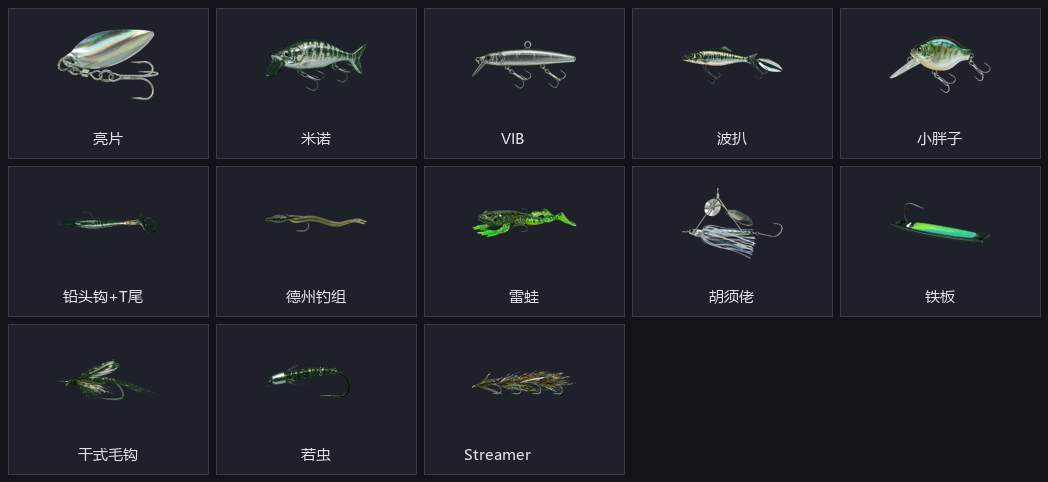
#> input picture tools/lure-preview.png, 1048 x 482 px
$ python -i process-ailure.py   (imports and definitions only)
#> lines starting #> are read from the running program, lines starting #| are printed output that depends on the picture; after the words box and inside, x2 and y2 are one past the last pixel; in counts of white or black regions, pixels touching at a corner belong together
# -*- coding: utf-8 -*-
"""处理 AI 生成的路亚假饵图：抹水印 → 品红底抠图 → 去镶边 → 连通域过滤 → 居中缩放。

用法：项目根目录执行  python tools/process-ailure.py
依赖：pillow numpy scipy
"""
from PIL import Image, ImageDraw
import numpy as np
from scipy import ndimage
import os
import glob

SRC = "tools/ai-lure"
OUT = "images/lure"
CANVAS = (200, 200)
PAD_RATIO = 0.04
BAND_RATIO = 0.055
T0, T1 = 60, 150   # 品红底：色距拉得开，阈值可以开大，抠得干净

# 生成图文件名 → 输出拼音名
MAP = [
    ("亮片", "liangpian"), ("米诺", "minuo"), ("VIB", "vib"), ("波扒", "bopa"),
    ("小胖子", "crank"), ("铅头钩", "qiantougou"), ("德州", "dezhou"),
    ("雷蛙", "leizao"), ("胡须佬", "huxulao"), ("铁板", "tieban"),
    ("干式毛钩", "ganshi"), ("若虫", "ruochong"), ("streamer", "streamer"),
]


def sample_bg(im):
    arr = np.asarray(im.convert("RGB")).astype(np.float32)
    w, h = im.size
    pts = np.array([arr[3, 3], arr[3, w - 4], arr[h - 4, 3], arr[h - 4, w - 4]])
    return np.median(pts, axis=0)


def process(src, dst):
#> called with src = 'lure-preview.png', dst = 'out.png'
    im = Image.open(src).convert("RGBA")
    w, h = im.size
#> w = 1048; h = 482
    bg = sample_bg(im)
#> in sample_bg, `pts = np.array([arr[3, 3], arr[3, w - 4], arr[h - 4, 3], arr[h - 4, w ..`: pts = [[18, 20, 26], [18, 20, 26], [18, 20, 26], [18, 20, 26]]
#> bg = [18, 20, 26]

    band = int(h * BAND_RATIO)
#> band = 26
    d = ImageDraw.Draw(im)
    d.rectangle([0, h - band, w, h], fill=tuple(int(v) for v in bg) + (255,))

    arr = np.asarray(im.convert("RGB")).astype(np.float32)
    dist = np.sqrt(((arr - bg) ** 2).sum(axis=2))
    alpha = np.clip((dist - T0) / (T1 - T0), 0, 1) * 255

    a = alpha / 255.0
    edge = (a > 0.12) & (a < 0.985)
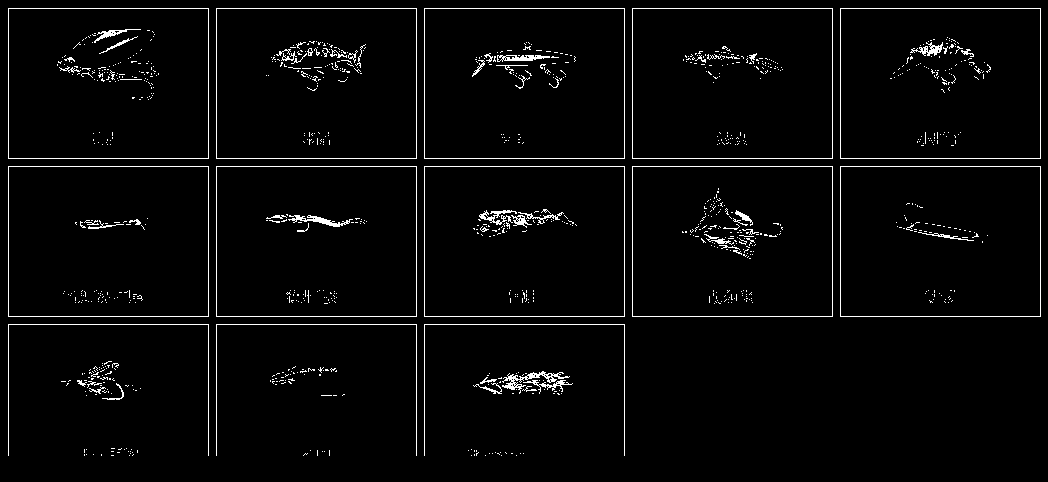
#> edge: shape (482, 1048) bool; 2.9% white in thin lines or dots
    with np.errstate(divide="ignore", invalid="ignore"):
        unmix = (arr - (1 - a[..., None]) * bg) / np.maximum(a[..., None], 1e-3)
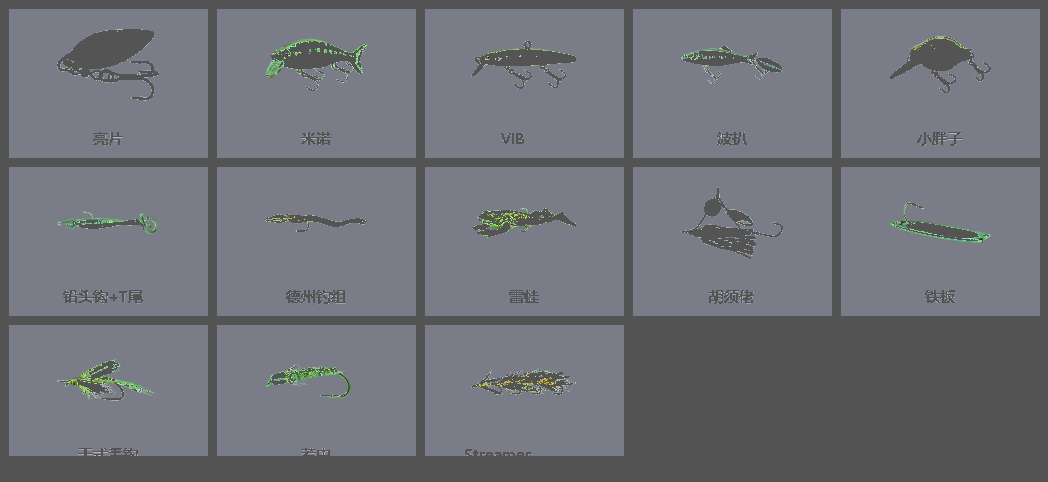
#> unmix: shape (482, 1048, 3) float32; mean R, G, B 8537.8, 9360.5, 11212.2; drawn with min black and max white
    arr[edge] = np.clip(unmix[edge], 0, 255)
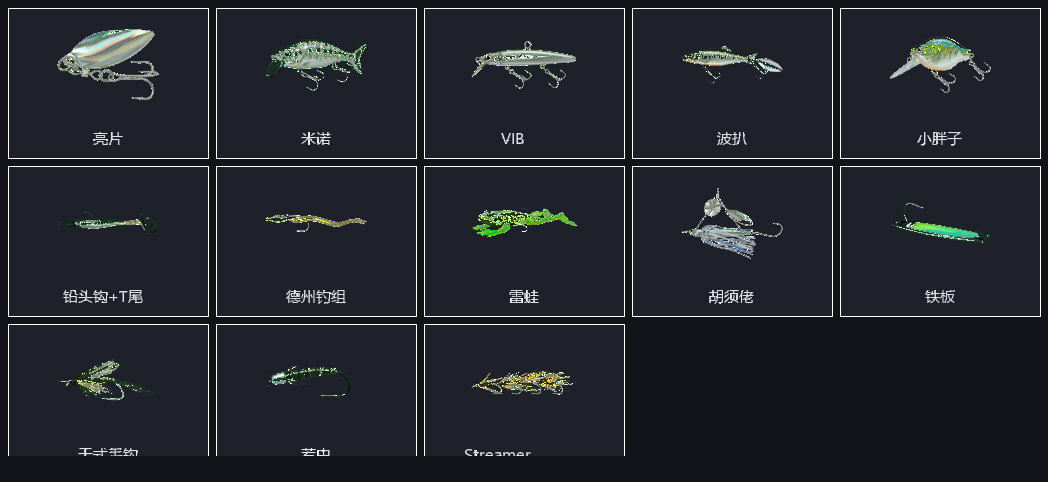
#> arr: shape (482, 1048, 3) float32; mean R, G, B 35.3, 38.6, 45.4

    mask = alpha > 40
#> mask: shape (482, 1048) bool; 3.5% white; 176 white regions (115 under 20 px), largest, box (x1, y1, x2, y2) and area: (57, 29, 159, 100) 3149, (682, 188, 783, 259) 1738, (890, 39, 991, 93) 1730
    lab, n = ndimage.label(mask)
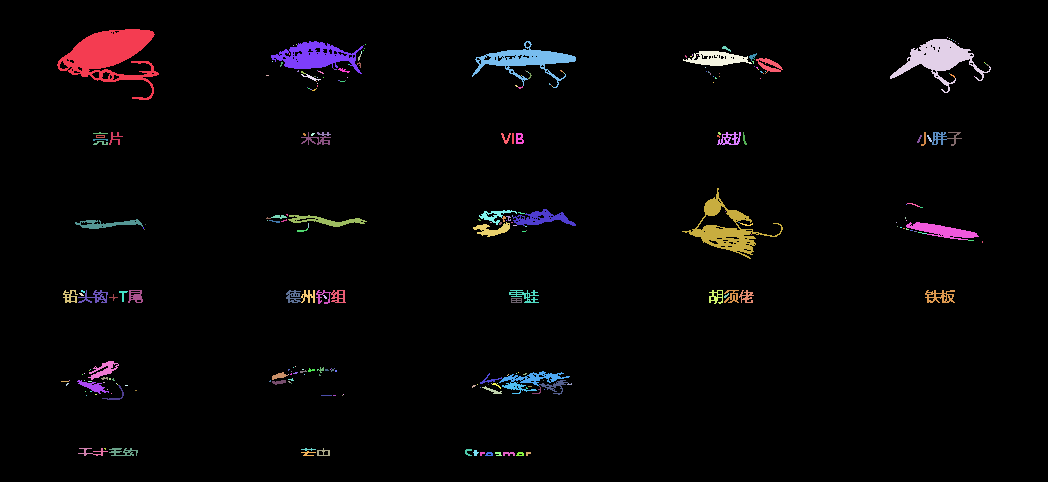
#> lab: shape (482, 1048) int32; 283 distinct labels, from 0 to 282; one colour per label, 0 black
#> n = 282
    if n > 1:
        sizes = ndimage.sum(mask, lab, range(1, n + 1))
#> sizes = 282 values, max 3149 at index 0, min 1 at index 1, mean 62.09
        keep = int(np.argmax(sizes)) + 1
#> keep = 1
        alpha[(lab != keep) & mask] = 0
#> alpha: shape (482, 1048) float32; min 0, max 255, mean 2.1

    out = np.dstack([arr.astype(np.uint8), alpha.astype(np.uint8)])
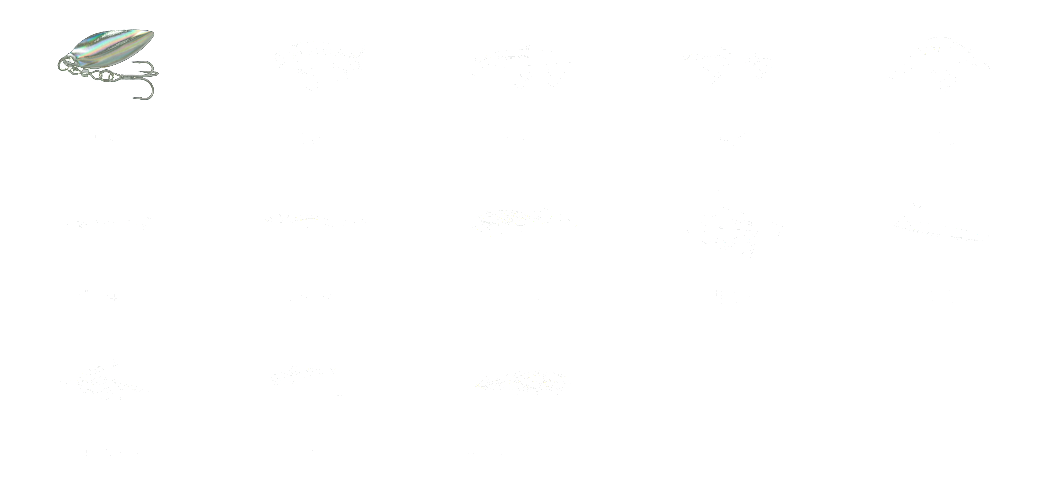
#> out: shape (482, 1048, 4); mean R, G, B, A 35.3, 38.7, 45.4, 2.1; transparent parts drawn white
    im = Image.fromarray(out, "RGBA")

    # 用强不透明像素（alpha>90）重新求紧贴框，避免半透明残影把裁切框撑大
    # 导致本体在画布里偏移；弱像素（羽化边）随后再补回留白里
    strong = np.asarray(im.split()[3]) > 90
#> strong: shape (482, 1048) bool; 0.6% white; 1 white region, box (x1, y1, x2, y2) and area: (57, 29, 159, 100) 3051
    ys, xs = np.where(strong)
#> ys = 3051 values from 29 to 99; xs = 3051 values, max 158 at index 2649, min 57 at index 2279, mean 109.6
    if ys.size:
        pad = int(max(ys.max() - ys.min(), xs.max() - xs.min()) * PAD_RATIO) + 4
#> pad = 8
        im = im.crop((max(0, int(xs.min()) - pad), max(0, int(ys.min()) - pad),
                      min(w, int(xs.max()) + pad), min(h, int(ys.max()) + pad)))
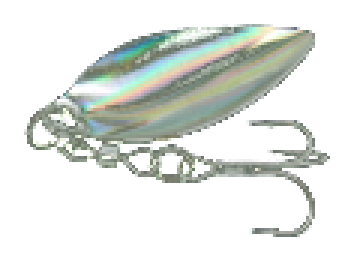
#> im: PIL image 117x86 RGBA (shown 3 times larger); mean R, G, B, A 68.9, 75.1, 76.4, 74.4; transparent parts drawn white
    im.thumbnail(CANVAS, Image.LANCZOS)
    canvas = Image.new("RGBA", CANVAS, (0, 0, 0, 0))
#> canvas: PIL image 200x200 RGBA; every value is 0
    canvas.paste(im, ((CANVAS[0] - im.width) // 2, (CANVAS[1] - im.height) // 2), im)
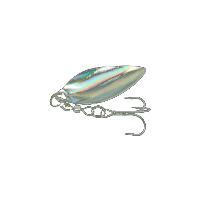
#> canvas: PIL image 200x200 RGBA; mean R, G, B, A 11.1, 12.1, 11, 18; transparent parts drawn white
    canvas.save(dst, "PNG", optimize=True)
    return os.path.getsize(dst)


def main():
    os.makedirs(OUT, exist_ok=True)
    files = glob.glob(os.path.join(SRC, "*.png"))
    total, missing = 0, []
    for cn, key in MAP:
        hit = next((f for f in files if cn in os.path.basename(f)), None)
        if not hit:
            missing.append(cn)
            continue
        total += process(hit, os.path.join(OUT, key + ".png"))
        print("%-12s %-8s ok" % (key, cn))
    print("--- 共 %d 张，合计 %.1f KB" % (len(MAP) - len(missing), total / 1024.0))
    if missing:
        print("!!! 未找到：", "、".join(missing))


# [2 lines not run here, left out]

>>> result = process('lure-preview.png', 'out.png')
